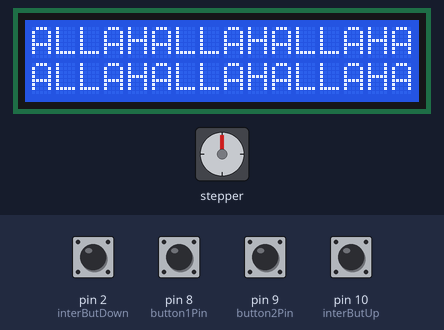
Recording of a sketch running on a simulated Arduino Uno, built with avr-gcc and run on an emulated ATmega328P. Shown: 16×2 character LCD, stepper motor. The inputs (shaded band) are chosen by the test bench; at power-on: pin 2 (interButDown), pin 10 (interButUp) HIGH, pin 8 (button1Pin), pin 9 (button2Pin) LOW. Stepper angles assume 200 steps per turn.

Above: at 1.2 s.
1.3 s: pin 2 (interButDown) pulled LOW for 0.15 s
2.9 s: pin 8 (button1Pin) pulled HIGH for 1 s
At 5.0 s:
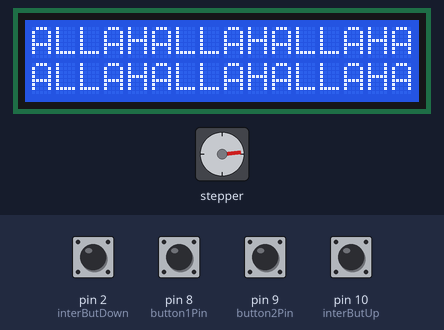
5.4 s: pin 9 (button2Pin) pulled HIGH for 0.15 s
At 6.7 s:
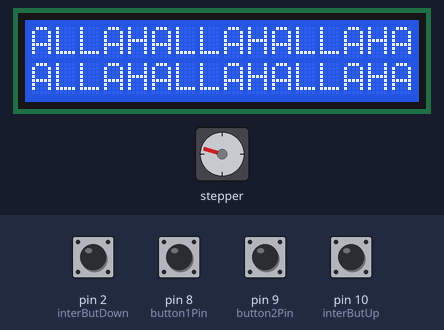
7.0 s: pin 10 (interButUp) pulled LOW for 0.15 s
8.6 s: pin 8 (button1Pin) pulled HIGH for 0.15 s
At 9.3 s:
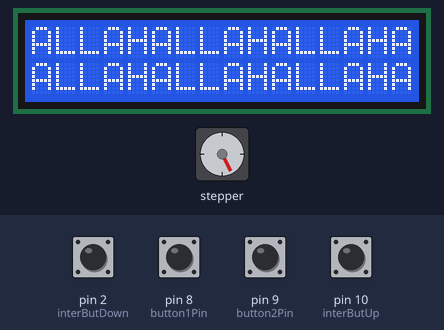
10.2 s: pin 9 (button2Pin) pulled HIGH for 1 s
At 11.7 s:
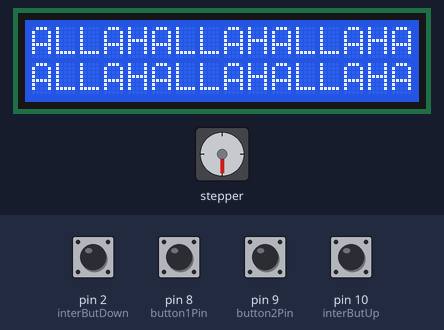
Timing chart, 0 to 13.2 s (numbered marks = the images above; inputs shaded):
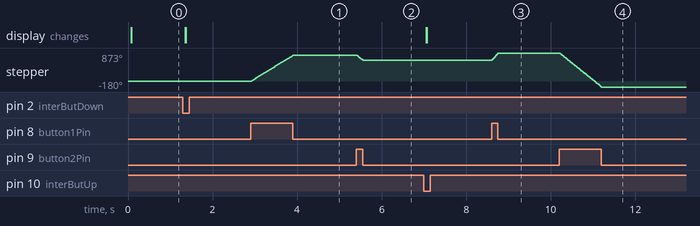

Measured:
- after the input at 2.9 s, stepper: turns 804° clockwise in 1.0 s, starting at once
- after the input at 5.4 s, stepper: turns 158° counter-clockwise in 0.15 s, starting at once
- after the input at 8.6 s, stepper: turns 227° clockwise in 0.15 s, starting at once
- after the input at 10.2 s, stepper: turns 1053° counter-clockwise in 1.0 s, starting at once

The sketch:

Kj_re-uten-aks-med-skjerm.ino
```cpp
#include <AccelStepper.h>
#include <ezButton.h>
#include <LiquidCrystal.h>
#include <Wire.h>
LiquidCrystal lcd(12, 11, 5, 4, 3, 13);
// Define Slave I2C Address
#define SLAVE_ADDR 9


// Define a stepper and the pins it will use
AccelStepper stepper(1,7,6);


ezButton interButUp(10);

ezButton interButDown(2);


int buttonUp=0;

int buttonDown=0;


int pinS=1;


float fart=1.0;
float strek=0.968;
float om=0.2199;
const int button1Pin = 8;
const int button2Pin = 9;

int button1State = 0;
int button2State = 0;

boolean flag1 = 0;
boolean flag2 = 0;


float RotMove(float strek){
  float distance=(strek/om)*400;

  return distance;
}


void setup()
{
  pinMode(button1Pin, INPUT);
  pinMode(button2Pin, INPUT);
  pinMode(pinS,INPUT);

  interButUp.setDebounceTime(50);
  interButDown.setDebounceTime(50);


  lcd.begin(16,2);
  lcd.setCursor(5, 0);
  lcd.print("Fart: ");
  lcd.setCursor(0,5);
  lcd.print(fart);


  Serial.begin(9600);
}


float retFart (float fart){
  float r=0.035;
  float rpm=fart*60/om;
  float rotPerSec=rpm/60;
  float pulsPerSec=400*rotPerSec;

  return pulsPerSec;

}


float jusFart(){
  interButUp.loop();
  interButDown.loop();


  if(interButUp.isPressed()){
     fart+=0.5;
     lcd.clear();
     lcd.print(fart);

     return fart;
  }
  if(interButDown.isPressed()){
     fart-=0.5;
      lcd.clear();
     lcd.print(fart);

     if(fart>0){

         return fart;
     }
     lcd.clear();
     lcd.print(fart);


     return fart=+0.5;


  }


  return fart;

}


void kast(){

  if (button1State == HIGH)
  {

  stepper.setMaxSpeed(retFart(jusFart()));
  stepper.setSpeed(retFart(jusFart()));
  stepper.runSpeedToPosition();
  stepper.moveTo(RotMove(strek));


  }
}

void loop(){


  if(pinS==HIGH){
    lcd.print("HALLA");


  }


  jusFart();

  button1State = digitalRead(button1Pin);
  button2State = digitalRead(button2Pin);


  kast();


  if (button2State == HIGH)
  {
    stepper.setSpeed(-1000);
    stepper.runSpeed();


  }


}
```
